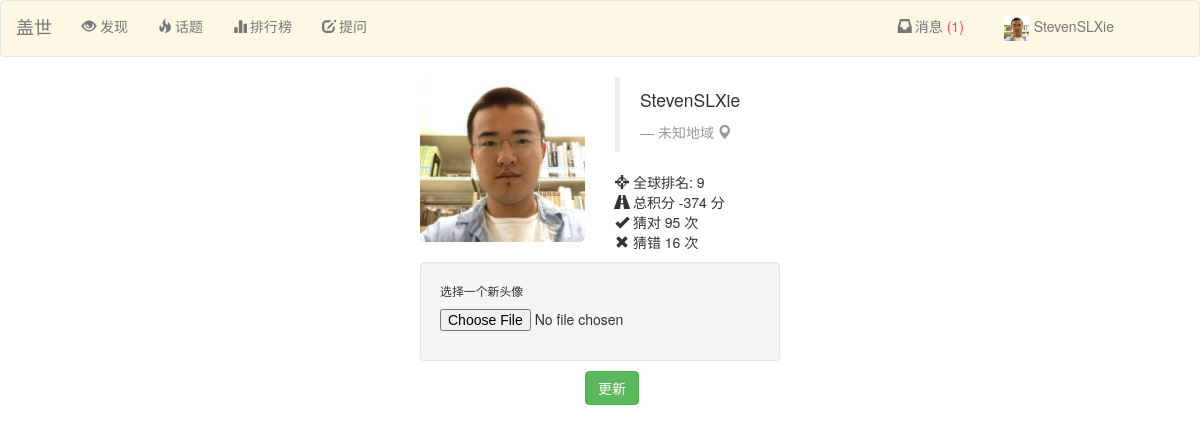
The page /more (signed in) on the database its author committed.
### Guess/models.py (models this page shows)
class Person(models.Model):
	user = models.OneToOneField(User)
	point = models.IntegerField(default=1000)
	photo = models.FileField(upload_to='%Y/%m/%d/', default= 'cat.jpg')
	expertise = models.ManyToManyField(PersonTag)
	win = models.IntegerField(default=0)
	lose = models.IntegerField(default=0)
	game = models.IntegerField(default=0)
	rank = models.IntegerField(default=0)
	joined = models.DateTimeField(default=datetime.datetime.now())
	title = models.CharField(max_length=30, default="新人")
	class Meta:
		ordering = ('point', 'win',)

### Guess/views.py (the view)
# urls.py: url(r'^more$', 'Guess.views.more', name='more'),
def more(request):
	if not request.user.is_authenticated():
		return redirect(reverse('login'))
	person = Person.objects.get(user=request.user)
	form = ImageForm(request.POST, request.FILES)
	if request.method == 'POST':
		if form.is_valid():
			person.photo = request.FILES['image']
			person.save()
		return redirect(reverse('more'))
	else:
		para = {}
		para =encap_para(para, person)
		para['person'] = person
		para['form'] = form
		return render(request, 'more_info.html', para)

### Guess/form.py
class ImageForm(forms.Form):
    image = forms.FileField(
        label='选择一张图片',
        help_text='图片不能大于2M'
    )

### Guess/views.py (called while the page is built)
def find_unread(person):
	return person.message_set.filter(read=False)

def encap_para(para, person):
	messages = find_unread(person)
	para['messages'] = messages
	para['person'] = person
	return para

### Guess/templates/more_info.html (shortened to what this page needs)
{% load bootstrap3 %}
{% include "nav_bar.html" %}
    <body>
        <div class="container">
        <div class="row">
            <div class="col-sm-2 col-md-2 col-md-offset-4">
                <img src="/static/images/{{ person.photo.url }}"
                alt="" class="img-rounded img-responsive" />
            </div>
            <div class="col-sm-4 col-md-4">
                <blockquote>
                    <p>{{ person.user.username }}</p> <small><cite title="Source Title">未知地域  <i class="glyphicon glyphicon-map-marker"></i></cite></small>
                </blockquote>
                <p> <i class="glyphicon glyphicon-screenshot"></i> 全球排名: {{ person.rank }}
                    <br /> <i class="glyphicon glyphicon-road"></i> 总积分 {{ person.point }} 分
                    <br /> <i class="glyphicon glyphicon-ok"></i> 猜对 {{ person.win }} 次
                    <br /> <i class="glyphicon glyphicon-remove"></i> 猜错 {{ person.lose }} 次</p>
            </div>
        </div>
    </div>
    <div class="container">
        <div class="row">
        <div class="col-md-4 col-md-offset-4">
        <form  method="POST" enctype="multipart/form-data">
            <div class="well spacer">
                 <p class="spacer"><small>选择一个新头像</small></p>
                 <p>{{ form.image }}</p>
            </div>
            <div class="col-md-1 col-md-offset-5">
                <p><input class="btn btn-success" type="submit" value="更新" /></p>
            </div>
        </form>
        </div>
        </div>
    </div>
    </body>

### Guess/templates/nav_bar.html (shortened to what this page needs)
<head>
    <link href='static/bootstrap/css/bootstrap.min.css' rel='stylesheet'>
</head>
<nav class="navbar navbar-default nav-frame-c" role="navigation">
  <div class="container-fluid">
    <div class="navbar-header">
      <a class="navbar-brand" href="{% url 'home' %}">盖世</a>
    </div>
    <div class="collapse navbar-collapse" id="bs-example-navbar-collapse-1">
      <ul class="nav navbar-nav">
        <li><a href="{% url 'home' %}"><i class="glyphicon glyphicon-eye-open"></i> 发现</a></li>
        <li id="tag_list" class="dropdown">
            <a id="tags" href="" class="dropdown-toggle" data-toggle="dropdown"><i class="glyphicon glyphicon-fire" style="margin-right: 3px;"></i>话题</a>
        </li>
        <li><a href="{% url 'leaderboard' %}"><i class="glyphicon glyphicon-stats" style="margin-right: 3px;"></i>排行榜</a></li>
        <li><a href="{% url 'proposal' %}"><i class="glyphicon glyphicon-edit" style="margin-right: 3px;"></i>提问</a></li>
      </ul>
      <ul class="nav navbar-nav navbar-right" style="margin-right: 40px;">
        <li id="notify_list" class="dropdown" style="margin-right: 10px;">
            {% if not messages|length %}
            <a id="notifications" href="#" class="dropdown-toggle" data-toggle="dropdown"><i class="glyphicon glyphicon-inbox" style="margin-right: 3px;"></i>消息</a>
            {% else %}
            <a id="notifications" href="#" class="dropdown-toggle" data-toggle="dropdown"><i class="glyphicon glyphicon-inbox" style="margin-right: 3px;"></i>消息<span class="unread"> ({{ messages|length }})</span></a>
            {% endif %}
        </li>
        <li id='dropdown_list' class="dropdown">
          <a id="account_dropdown" href="#" class="dropdown-toggle" data-toggle="dropdown"> <img src="/static/images/{{ person.photo.url }} " style="width: 25px; height: 25px; margin-right: 5px; margin-bottom: 0px;margin-top: 0px;"/>{{ person.user.username }}</a>
        </li>
      </ul>
    </div>
  </div>
</nav>

### Guess/templates/nav_bar.html (style rules this page uses)
.nav-frame-c { background: rgba(252,248,227,1); }
.unread { color: rgba(254,67,101,1); }

### Guess/templates/more_info.html (style rules this page uses)
.spacer { margin-bottom: 10px; }
.unread { color: rgba(254,67,101,1); }

### rows shown on the page
Person: photo (picture), user.username "StevenSLXie", rank "9", point "-374", win "95", lose "16"

### other values the page prints
{{ messages|length }} "1"
